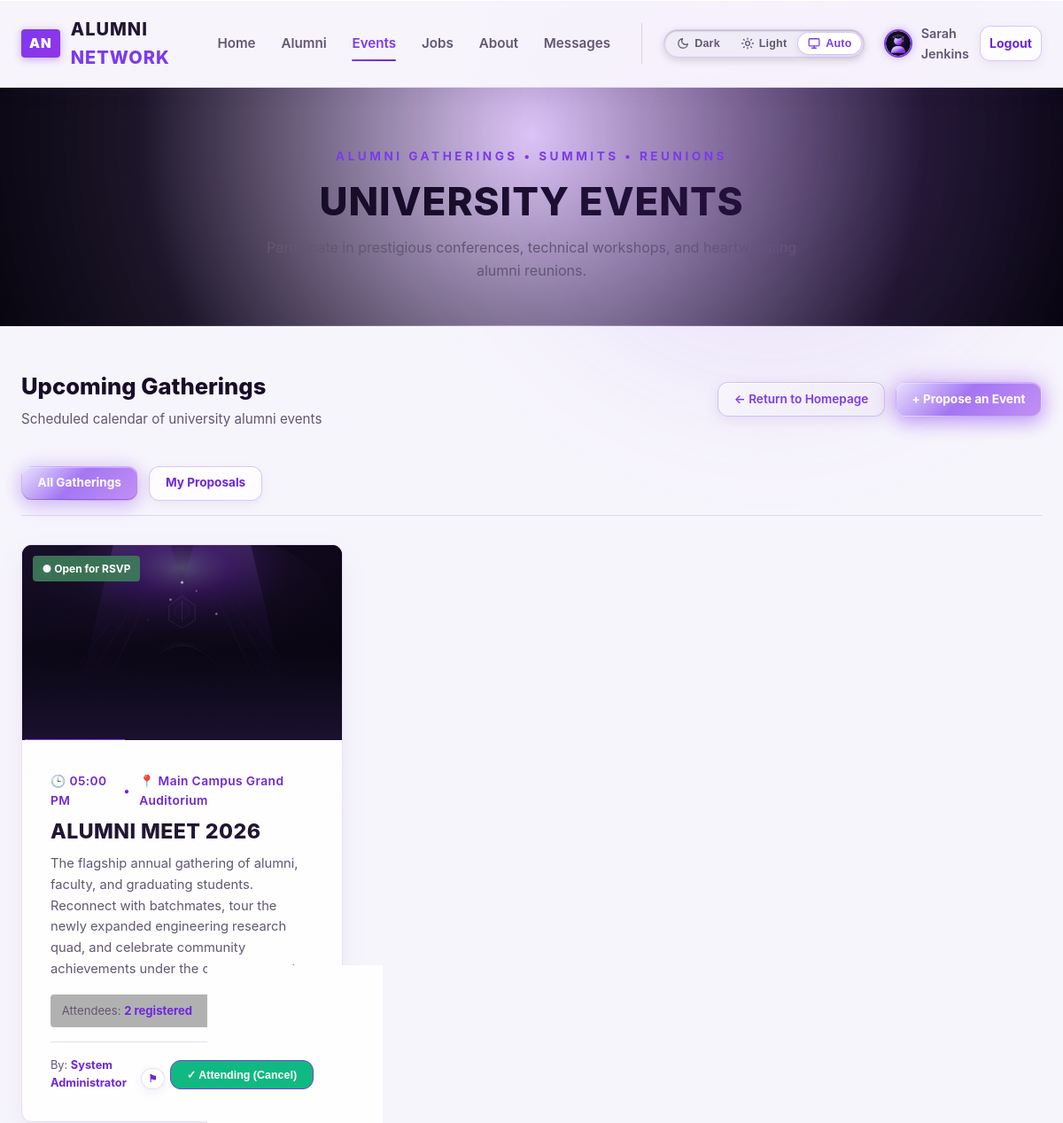
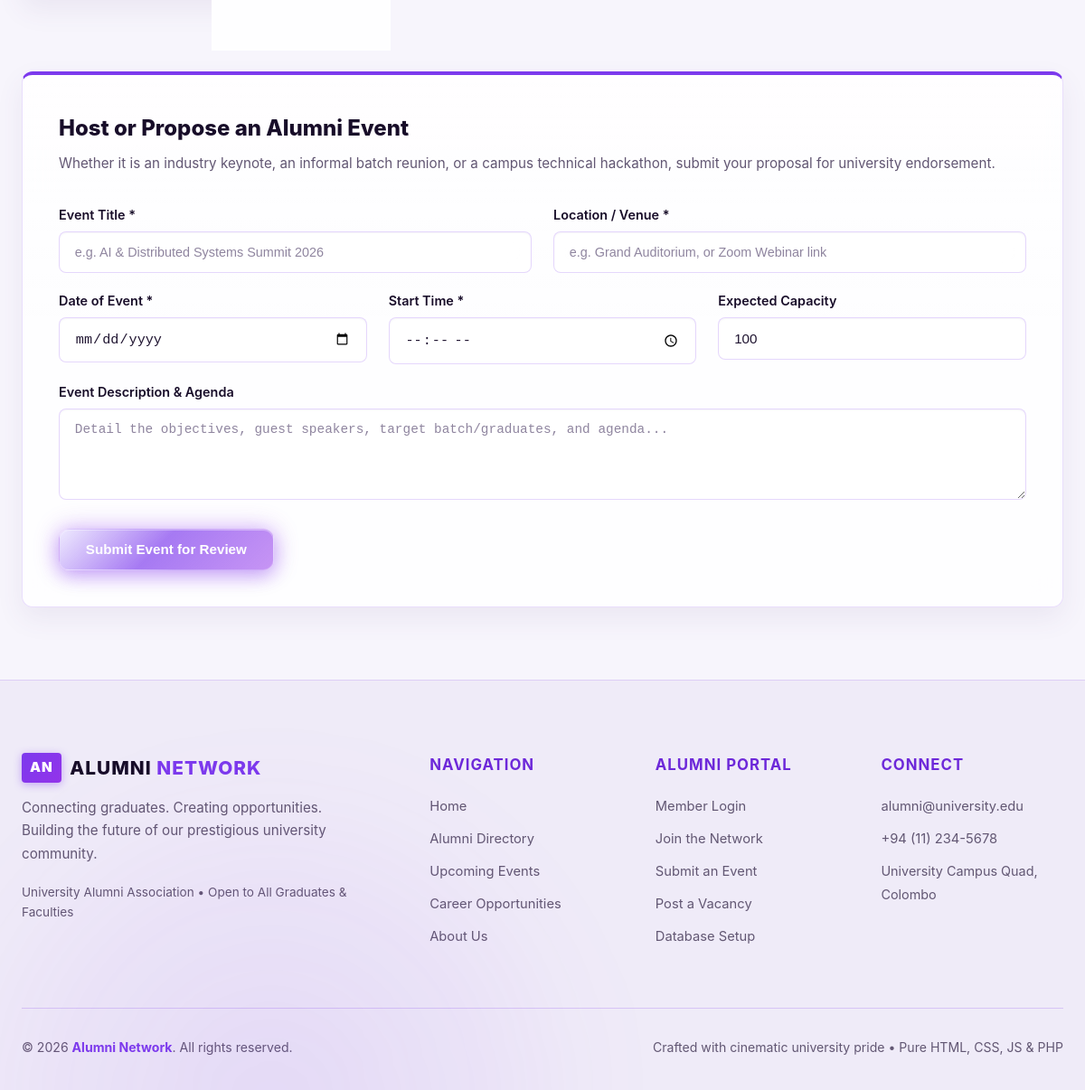
The page /events.php (signed in) on the database its author committed (2 pictures, top to bottom).
### tables this page shows
CREATE TABLE IF NOT EXISTS events (
    id INT AUTO_INCREMENT PRIMARY KEY,
    title VARCHAR(200) NOT NULL,
    description TEXT NOT NULL,
    event_date DATE NOT NULL,
    reg_date DATE DEFAULT NULL,
    event_time TIME NOT NULL,
    start_time TIME DEFAULT NULL,
    end_time TIME DEFAULT NULL,
    location VARCHAR(200) NOT NULL,
    capacity INT NOT NULL DEFAULT 100,
    organizer_id INT NOT NULL,
    status ENUM('pending', 'approved', 'rejected') NOT NULL DEFAULT 'approved',
    is_closed TINYINT(1) NOT NULL DEFAULT 0,
    image_url VARCHAR(255) DEFAULT NULL,
    created_at TIMESTAMP DEFAULT CURRENT_TIMESTAMP,
    INDEX idx_events_organizer (organizer_id),
    INDEX idx_events_status (status),
    INDEX idx_events_date (event_date),
    FOREIGN KEY (organizer_id) REFERENCES users(id) ON DELETE CASCADE
);

### events.php (the view, shortened to what this page needs)
<?php
require_once __DIR__ . '/includes/header.php';
require_once __DIR__ . '/includes/functions.php';
$currentUserId = current_user_id();
$tabFilter = $_GET['tab'] ?? 'all';
$events = [];
if ($db_connected && $pdo) {
    try {
        $userIdParam = $currentUserId ? $currentUserId : 0;
        if ($tabFilter === 'my' && $isLoggedIn) {
            $stmt = $pdo->prepare("
                SELECT e.*,
                       CONCAT(u.first_name, ' ', u.last_name) AS organizer_name,
                       (SELECT COUNT(*) FROM event_registrations WHERE event_id = e.id AND status = 'attending') AS attendee_count,
                       (SELECT COUNT(*) FROM event_registrations WHERE event_id = e.id AND user_id = ? AND status = 'attending') AS is_user_attending
                FROM events e
                LEFT JOIN users u ON e.organizer_id = u.id
                WHERE e.organizer_id = ?
                ORDER BY e.created_at DESC
            ");
            $stmt->execute([$userIdParam, $userIdParam]);
            $events = $stmt->fetchAll();
        } else {
            $stmt = $pdo->prepare("
                SELECT e.*,
                       CONCAT(u.first_name, ' ', u.last_name) AS organizer_name,
                       (SELECT COUNT(*) FROM event_registrations WHERE event_id = e.id AND status = 'attending') AS attendee_count,
                       (SELECT COUNT(*) FROM event_registrations WHERE event_id = e.id AND user_id = ? AND status = 'attending') AS is_user_attending
                FROM events e
                LEFT JOIN users u ON e.organizer_id = u.id
                WHERE e.status = 'approved'
                ORDER BY e.event_date ASC
            ");
            $stmt->execute([$userIdParam]);
            $events = $stmt->fetchAll();
        }
    } catch (Exception $e) {
        $events = [];
    }
}
?>
<section style="background: radial-gradient(circle at 50% 20%, rgba(147, 51, 234, 0.22) 0%, rgba(16, 9, 29, 0.95) 70%, #080510 100%); color: var(--text-light); padding: 4rem 0 3rem; border-bottom: 1px solid var(--border-color);">
    <div class="container text-center" style="text-align: center;">
        <span class="section-eyebrow">Alumni Gatherings &bull; Summits &bull; Reunions</span>
        <h1 class="section-title" style="color: var(--text-light); margin-bottom: 0.8rem;">University Events</h1>
        <p style="color: var(--text-secondary); max-width: 600px; margin: 0 auto;">
            Participate in prestigious conferences, technical workshops, and heartwarming alumni reunions.
        </p>
    </div>
</section>
<div class="container" style="padding-top: 3rem; padding-bottom: 5rem;">
    <div style="display: flex; justify-content: space-between; align-items: center; margin-bottom: 2.5rem; flex-wrap: wrap; gap: 1rem;">
        <div>
            <h2 style="color: var(--text-light); font-size: 1.6rem; font-weight: 800; margin: 0 0 0.3rem 0;">Upcoming Gatherings</h2>
            <p style="color: var(--text-muted); font-size: 0.95rem; margin: 0;">Scheduled calendar of university alumni events</p>
        </div>
        <div style="display: flex; gap: 0.75rem; align-items: center; flex-wrap: wrap;">
            <a href="index.php" class="btn btn-return-home btn-outline-light btn-sm">&larr; Return to Homepage</a>
            <?php if ($isLoggedIn): ?>
                <a href="#propose-event" class="btn btn-gold gold-glow btn-sm">
                    + Propose an Event
                </a>
            <?php else: ?>
                <a href="auth/login.php?redirect=<?php echo urlencode('events.php#propose-event'); ?>&msg=auth_required" class="btn btn-gold gold-glow btn-sm">
                    + Propose an Event
                </a>
            <?php endif; ?>
        </div>
    </div>
    <div style="display: flex; gap: 0.8rem; margin-bottom: 2rem; border-bottom: 1px solid var(--border-color); padding-bottom: 1rem;">
        <a href="events.php?tab=all"
           class="btn btn-sm <?php echo ($tabFilter !== 'my') ? 'btn-gold' : 'btn-outline-light'; ?>">
            All Gatherings
        </a>
        <?php if ($isLoggedIn): ?>
            <a href="events.php?tab=my"
               class="btn btn-sm <?php echo ($tabFilter === 'my') ? 'btn-gold' : 'btn-outline-light'; ?>">
                My Proposals
            </a>
        <?php endif; ?>
    </div>
    <?php if (empty($events)): ?>
        <div style="text-align: center; padding: 3.5rem 1.5rem; background: var(--glass-bg); border-radius: var(--border-radius); border: 1px solid var(--glass-border); margin-bottom: 2rem;">
            <p style="color: var(--text-light); font-size: 1.1rem; font-weight: 700; margin-bottom: 0.5rem;">
                <?php echo ($tabFilter === 'my') ? 'No Event Proposals Found' : 'No Upcoming Events Scheduled'; ?>
            </p>
            <p style="color: var(--text-muted); font-size: 0.95rem; margin-bottom: 1.5rem;">
                <?php echo ($tabFilter === 'my') ? 'You have not submitted any event proposals yet. Propose your first gathering below!' : 'Check back later or propose an event below to gather fellow alumni.'; ?>
            </p>
            <a href="#propose-event" class="btn btn-gold gold-glow btn-sm">+ Propose an Event</a>
        </div>
    <?php else: ?>
        <div class="grid grid-3">
            <?php foreach ($events as $event): ?>
                <?php
                    $attendees = intval($event['attendee_count'] ?? 0);
                    $capacity = intval($event['capacity'] ?? 100);
                    $isUserAttending = !empty($event['is_user_attending']);
                    $isPast = (strtotime($event['event_date']) < strtotime(date('Y-m-d')));
                    $isClosed = (!empty($event['is_closed']) || $isPast);
                    $isFull = ($capacity > 0 && $attendees >= $capacity);
                ?>
                <div class="card card-dark event-card" id="event-<?php echo $event['id']; ?>" style="display: flex; flex-direction: column;">
                    <div class="event-image-box" style="position: relative;">
                        <img src="assets/images/event-placeholder.svg" alt="Event Banner" class="event-image">
                        <span class="event-date-badge">
                        </span>
                        <span style="position: absolute; top: 12px; left: 12px; font-size: 0.75rem; font-weight: 700; padding: 0.3rem 0.65rem; border-radius: 4px; <?php echo ($isClosed || $isFull) ? 'background: rgba(166, 61, 64, 0.9); color: #fff;' : 'background: rgba(63, 125, 90, 0.9); color: #fff;'; ?>">
                            <?php
                                if ($isPast) echo "Past Event";
                                elseif ($isClosed) echo "Closed";
                                elseif ($isFull) echo "Capacity Full";
                                else echo "&#9679; Open for RSVP";
                            ?>
                        </span>
                    </div>
                    <div class="event-body" style="flex: 1; display: flex; flex-direction: column;">
                        <div class="event-meta" style="margin-bottom: 0.6rem;">
                            <span>&#128338; <?php echo date('h:i A', strtotime($event['event_time'])); ?></span>
                            <span>&bull;</span>
                            <span>&#128205; <?php echo htmlspecialchars($event['location']); ?></span>
                        </div>
                        <h3 class="event-title" style="margin-bottom: 0.6rem;"><?php echo htmlspecialchars($event['title']); ?></h3>
                        <p class="event-desc" style="flex: 1; margin-bottom: 1rem;"><?php echo htmlspecialchars($event['description']); ?></p>
                        <div style="font-size: 0.82rem; color: var(--text-secondary); margin-bottom: 1rem; padding: 0.5rem 0.8rem; background: rgba(0,0,0,0.3); border-radius: 4px; display: flex; justify-content: space-between;">
                            <span>Attendees: <strong style="color: var(--accent-light);"><?php echo $attendees; ?> registered</strong></span>
                            <span>Capacity: <?php echo $capacity; ?></span>
                        </div>
                        <div style="padding-top: 1rem; border-top: 1px solid var(--border-color); display: flex; justify-content: space-between; align-items: center; gap: 0.5rem;">
                            <span style="font-size: 0.8rem; color: var(--text-secondary);">
                                By: <strong style="color: var(--accent-light);"><?php echo htmlspecialchars(!empty($event['organizer_name']) ? $event['organizer_name'] : 'Alumni Relations'); ?></strong>
                            </span>
                            <div style="display: flex; gap: 0.4rem;">
                                <button type="button" class="btn btn-outline-light btn-sm" style="font-size: 0.72rem; padding: 0.25rem 0.45rem; border-color: var(--border-color);"
                                        onclick="openReportModal(<?php echo $event['id']; ?>, 'event', '<?php echo htmlspecialchars(addslashes($event['title'])); ?>');" title="Report Event">
                                    &#9873;
                                </button>
                                <?php if ($isLoggedIn): ?>
                                    <form method="POST" action="events.php" style="display: inline;">
                                        <?php if ($isUserAttending): ?>
                                            <button type="submit" class="btn btn-sm" style="background: var(--success-color); color: #fff; font-size: 0.78rem; border: 1px solid var(--accent-color);" title="Click to Cancel RSVP">
                                                &#10003; Attending (Cancel)
                                            </button>
                                        <?php elseif ($isClosed || $isFull): ?>
                                            <button type="button" class="btn btn-sm btn-disabled" disabled style="font-size: 0.78rem;">
                                                Closed
                                            </button>
                                        <?php else: ?>
                                            <button type="submit" class="btn btn-gold btn-sm gold-glow" style="font-size: 0.78rem;">
                                                RSVP Now
                                            </button>
                                        <?php endif; ?>
                                    </form>
                                <?php else: ?>
                                    <a href="auth/login.php?redirect=<?php echo urlencode('events.php#event-' . $event['id']); ?>&msg=auth_required" class="btn btn-outline-gold btn-sm" style="font-size: 0.78rem;">
                                        Login to RSVP
                                    </a>
                                <?php endif; ?>
                            </div>
                        </div>
                    </div>
                </div>
            <?php endforeach; ?>
        </div>
    <?php endif; ?>
    <div id="propose-event" class="card" style="margin-top: 5rem; padding: 2.5rem; border-top: 4px solid var(--accent-color);">
        <h3 style="color: var(--text-light); font-size: 1.5rem; margin-bottom: 0.5rem; font-weight: 800;">
            Host or Propose an Alumni Event
        </h3>
        <p style="color: var(--text-muted); margin-bottom: 2rem; font-size: 0.95rem;">
            Whether it is an industry keynote, an informal batch reunion, or a campus technical hackathon, submit your proposal for university endorsement.
        </p>
        <?php if ($isLoggedIn): ?>
            <form method="POST" action="events.php#propose-event">
                <div class="grid grid-2" style="margin-bottom: 1.2rem; gap: 1.5rem;">
                    <div class="form-group" style="margin-bottom: 0;">
                        <label for="title">Event Title *</label>
                        <input type="text" id="title" name="title" class="form-control" placeholder="e.g. AI & Distributed Systems Summit 2026" required>
                    </div>
                    <div class="form-group" style="margin-bottom: 0;">
                        <label for="location">Location / Venue *</label>
                        <input type="text" id="location" name="location" class="form-control" placeholder="e.g. Grand Auditorium, or Zoom Webinar link" required>
                    </div>
                </div>
                <div class="grid grid-3" style="margin-bottom: 1.2rem; gap: 1.5rem;">
                    <div class="form-group" style="margin-bottom: 0;">
                        <label for="event_date">Date of Event *</label>
                        <input type="date" id="event_date" name="event_date" class="form-control" required min="<?php echo date('Y-m-d'); ?>">
                    </div>
                    <div class="form-group" style="margin-bottom: 0;">
                        <label for="event_time">Start Time *</label>
                        <input type="time" id="event_time" name="event_time" class="form-control" required>
                    </div>
                    <div class="form-group" style="margin-bottom: 0;">
                        <label for="capacity">Expected Capacity</label>
                        <input type="number" id="capacity" name="capacity" class="form-control" value="100" min="5" max="5000">
                    </div>
                </div>
                <div class="form-group" style="margin-bottom: 1.5rem;">
                    <label for="description">Event Description & Agenda</label>
                    <textarea id="description" name="description" class="form-control" rows="4" placeholder="Detail the objectives, guest speakers, target batch/graduates, and agenda..."></textarea>
                </div>
                <button type="submit" class="btn btn-gold gold-glow">
                    Submit Event for Review
                </button>
            </form>
        <?php endif; ?>
    </div>
</div>
<?php require_once __DIR__ . '/includes/footer.php'; ?>

### rows shown on the page
events: event_date "● Open for RSVP", event_time "05:00 PM", location "Main Campus Grand Auditorium", title "ALUMNI MEET 2026", description "The flagship annual gathering of alumni, faculty, and graduating students. Reconnect with batchmates, tour the newly expanded engineering research quad, and celebrate community achievements under the campus sunset.", attendees "2", organizer_name "System Administrator"

### other values the page prints
$userName "Sarah Jenkins"
